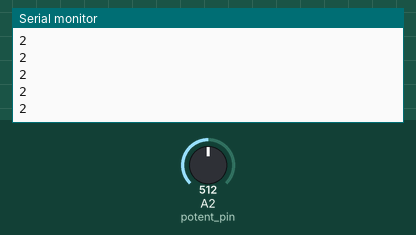
Recording of a sketch running on a simulated Arduino Uno, built with avr-gcc and run on an emulated ATmega328P. Shown: the last lines printed to the serial monitor. The inputs (shaded band) are chosen by the test bench; at power-on: A2 (potent_pin) = 512.

Above: at 1.2 s.
1.3 s: A2 (potent_pin) set to 716
At 2.2 s:
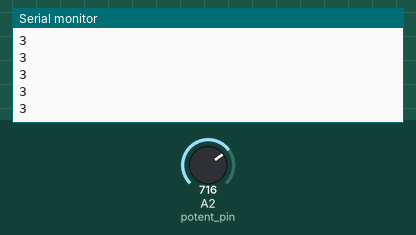
2.8 s: A2 (potent_pin) set to 900
At 3.6 s:
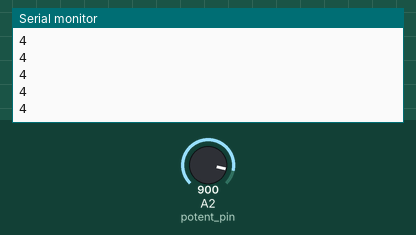
Timing chart, 0 to 5.8 s (numbered marks = the images above; inputs shaded):
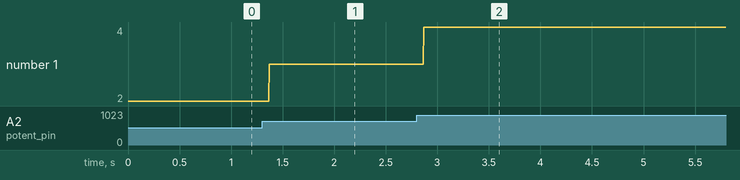

Measured:
- after the input at 1.3 s, the serial monitor: prints a new line after 0.07 s (image 1)
- after the input at 2.8 s, the serial monitor: prints a new line after 0.07 s (image 2)
- plotted number 1: 2 → 3 after the input at 1.3 s, 3 → 4 after the input at 2.8 s

The sketch:

potenciomets.ino
```cpp
#define potent_pin A2
int val;

void setup() {
  // put your setup code here, to run once:
  Serial.begin(9600);
}

void loop() {
  // put your main code here, to run repeatedly:
  val = analogRead(potent_pin);
  val = map(val, 0, 1023, 0, 5);
  val = constrain(val, 0, 10);

  Serial.println(val);
}
```
